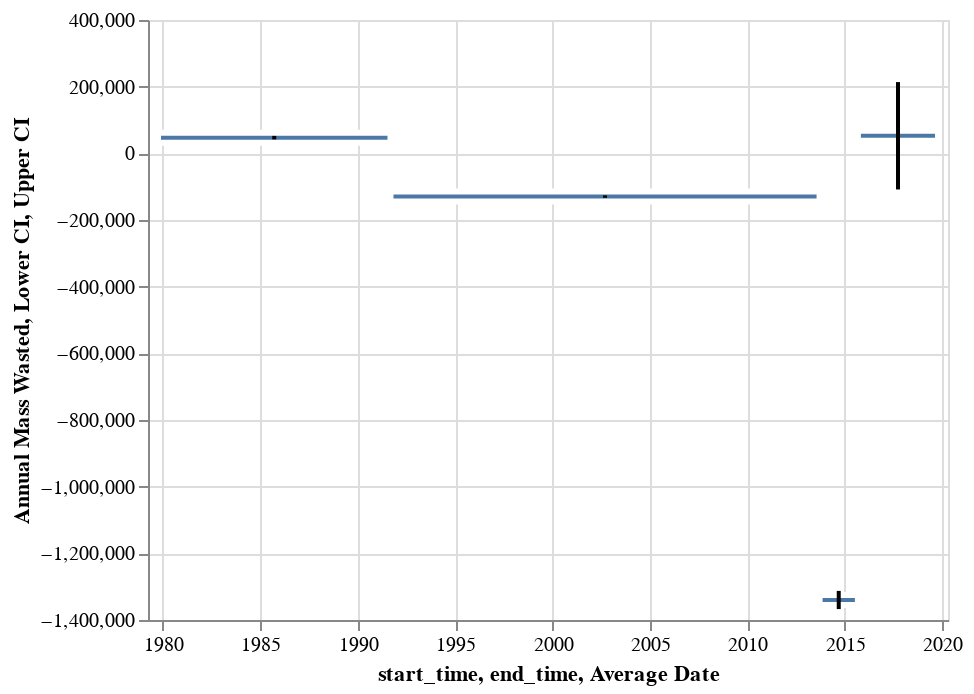

Notebook code cell kept with this figure:
### Markdown cell above
#### Plot net mass wasted, thresholded

### Code cell
bars = alt.Chart(threshold_dv_df.drop(columns='index')).mark_bar(
    strokeWidth = 3,
    stroke="white",
).encode(
    alt.X('start_time:T'),
    alt.X2('end_time:T'),
    alt.Y("Annual Mass Wasted:Q")
).properties(
    # width=300, 
    # height=300
)

error_bars = alt.Chart(threshold_dv_df.drop(columns="index")).mark_bar(
    color="black",
    width=2
).encode(
    alt.X("Average Date:T"),
    alt.Y("Lower CI"),
    alt.Y2("Upper CI")
)

chart = bars + error_bars

# chart.save(os.path.join(plot_output_dir, "mass_wasted_net.png"), scale_factor=2.0)

chart

### Figure 1 — Vega-Lite specification as saved in the notebook (floating-point values rounded to 4 significant figures)
{"config": {"view": {"continuousWidth": 400, "continuousHeight": 300}}, "layer": [{"data": {"name": "data-08c519bd6fae89853ad5dc56423e170c"}, "mark": {"type": "bar", "stroke": "white", "strokeWidth": 3}, "encoding": {"x": {"type": "temporal", "field": "start_time"}, "x2": {"field": "end_time"}, "y": {"type": "quantitative", "field": "Annual Mass Wasted"}}}, {"data": {"name": "data-08c519bd6fae89853ad5dc56423e170c"}, "mark": {"type": "bar", "color": "black", "width": 2}, "encoding": {"x": {"type": "temporal", "field": "Average Date"}, "y": {"type": "quantitative", "field": "Lower CI"}, "y2": {"field": "Upper CI"}}}], "$schema": "https://vega.github.io/schema/vega-lite/v4.8.1.json", "datasets": {"data-08c519bd6fae89853ad5dc56423e170c": [{"dh": 0.8547, "area": 660900.0, "volume": 564900.0, "n_pixels": 165200.0, "volumetric_uncertainty": 61960.0, "start_time": "1979-10-06T00:00:00", "end_time": "1991-09-09T00:00:00", "time_difference_years": 12, "Annual Mass Wasted": 47080.0, "Upper CI": 52240.0, "Lower CI": 41910.0, "Average Date": "1985-09-22T00:00:00"}, {"dh": -3.907, "area": 730600.0, "volume": -2854000.0, "n_pixels": 182700.0, "volumetric_uncertainty": 79200.0, "start_time": "1991-09-09T00:00:00", "end_time": "2013-09-13T00:00:00", "time_difference_years": 22, "Annual Mass Wasted": -129700.0, "Upper CI": -126100.0, "Lower CI": -133300.0, "Average Date": "2002-09-11T00:00:00"}, {"dh": -2.985, "area": 897900.0, "volume": -2680000.0, "n_pixels": 224500.0, "volumetric_uncertainty": 54500.0, "start_time": "2013-09-13T00:00:00", "end_time": "2015-09-01T00:00:00", "time_difference_years": 2, "Annual Mass Wasted": -1340000.0, "Upper CI": -1313000.0, "Lower CI": -1367000.0, "Average Date": "2014-09-07T00:00:00"}, {"dh": 0.2281, "area": 923600.0, "volume": 210700.0, "n_pixels": 230900.0, "volumetric_uncertainty": 644300.0, "start_time": "2015-09-01T00:00:00", "end_time": "2019-10-11T00:00:00", "time_difference_years": 4, "Annual Mass Wasted": 52680.0, "Upper CI": 213800.0, "Lower CI": -108400.0, "Average Date": "2017-09-21T00:00:00"}]}}
